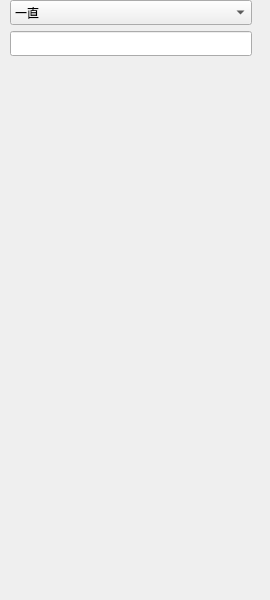
<?xml version="1.0" encoding="UTF-8"?>
<ui version="4.0">
 <class>Form</class>
 <widget class="QWidget" name="Form">
  <property name="geometry">
   <rect>
    <x>0</x>
    <y>0</y>
    <width>270</width>
    <height>600</height>
   </rect>
  </property>
  <property name="minimumSize">
   <size>
    <width>0</width>
    <height>0</height>
   </size>
  </property>
  <property name="maximumSize">
   <size>
    <width>270</width>
    <height>600</height>
   </size>
  </property>
  <property name="windowTitle">
   <string>Form</string>
  </property>
  <layout class="QGridLayout" name="gridLayout">
   <property name="leftMargin">
    <number>0</number>
   </property>
   <property name="topMargin">
    <number>0</number>
   </property>
   <property name="rightMargin">
    <number>0</number>
   </property>
   <property name="bottomMargin">
    <number>0</number>
   </property>
   <item row="1" column="0">
    <layout class="QHBoxLayout" name="horizontalLayout">
     <item>
      <spacer name="horizontalSpacer_2">
       <property name="orientation">
        <enum>Qt::Horizontal</enum>
       </property>
       <property name="sizeType">
        <enum>QSizePolicy::Minimum</enum>
       </property>
       <property name="sizeHint" stdset="0">
        <size>
         <width>10</width>
         <height>20</height>
        </size>
       </property>
      </spacer>
     </item>
     <item>
      <widget class="QLineEdit" name="LE_search">
       <property name="minimumSize">
        <size>
         <width>20</width>
         <height>25</height>
        </size>
       </property>
      </widget>
     </item>
     <item>
      <spacer name="horizontalSpacer">
       <property name="orientation">
        <enum>Qt::Horizontal</enum>
       </property>
       <property name="sizeType">
        <enum>QSizePolicy::Minimum</enum>
       </property>
       <property name="sizeHint" stdset="0">
        <size>
         <width>18</width>
         <height>25</height>
        </size>
       </property>
      </spacer>
     </item>
    </layout>
   </item>
   <item row="4" column="0">
    <widget class="QScrollArea" name="SA_group">
     <property name="minimumSize">
      <size>
       <width>70</width>
       <height>500</height>
      </size>
     </property>
     <property name="maximumSize">
      <size>
       <width>270</width>
       <height>600</height>
      </size>
     </property>
     <property name="cursor" stdset="0">
      <cursorShape>PointingHandCursor</cursorShape>
     </property>
     <property name="mouseTracking">
      <bool>false</bool>
     </property>
     <property name="autoFillBackground">
      <bool>false</bool>
     </property>
     <property name="frameShape">
      <enum>QFrame::NoFrame</enum>
     </property>
     <property name="lineWidth">
      <number>1</number>
     </property>
     <property name="widgetResizable">
      <bool>true</bool>
     </property>
     <widget class="QWidget" name="scrollAreaWidgetContents">
      <property name="geometry">
       <rect>
        <x>0</x>
        <y>0</y>
        <width>270</width>
        <height>536</height>
       </rect>
      </property>
      <layout class="QGridLayout" name="gridLayout_2">
       <property name="leftMargin">
        <number>0</number>
       </property>
       <property name="topMargin">
        <number>9</number>
       </property>
       <property name="rightMargin">
        <number>9</number>
       </property>
       <property name="bottomMargin">
        <number>0</number>
       </property>
      </layout>
     </widget>
    </widget>
   </item>
   <item row="0" column="0">
    <layout class="QHBoxLayout" name="horizontalLayout_3">
     <item>
      <spacer name="horizontalSpacer_3">
       <property name="orientation">
        <enum>Qt::Horizontal</enum>
       </property>
       <property name="sizeType">
        <enum>QSizePolicy::Fixed</enum>
       </property>
       <property name="sizeHint" stdset="0">
        <size>
         <width>10</width>
         <height>20</height>
        </size>
       </property>
      </spacer>
     </item>
     <item>
      <widget class="QComboBox" name="CBB_time">
       <property name="minimumSize">
        <size>
         <width>20</width>
         <height>23</height>
        </size>
       </property>
       <property name="font">
        <font>
         <family>微软雅黑</family>
         <weight>50</weight>
         <italic>false</italic>
         <bold>false</bold>
         <strikeout>false</strikeout>
         <kerning>true</kerning>
        </font>
       </property>
       <property name="cursor">
        <cursorShape>PointingHandCursor</cursorShape>
       </property>
       <item>
        <property name="text">
         <string>一直</string>
        </property>
       </item>
       <item>
        <property name="text">
         <string>6小时</string>
        </property>
       </item>
       <item>
        <property name="text">
         <string>24小时</string>
        </property>
       </item>
       <item>
        <property name="text">
         <string>三天</string>
        </property>
       </item>
       <item>
        <property name="text">
         <string>一周</string>
        </property>
       </item>
      </widget>
     </item>
     <item>
      <spacer name="horizontalSpacer_4">
       <property name="orientation">
        <enum>Qt::Horizontal</enum>
       </property>
       <property name="sizeType">
        <enum>QSizePolicy::Fixed</enum>
       </property>
       <property name="sizeHint" stdset="0">
        <size>
         <width>18</width>
         <height>20</height>
        </size>
       </property>
      </spacer>
     </item>
    </layout>
   </item>
  </layout>
 </widget>
 <resources/>
 <connections/>
</ui>
